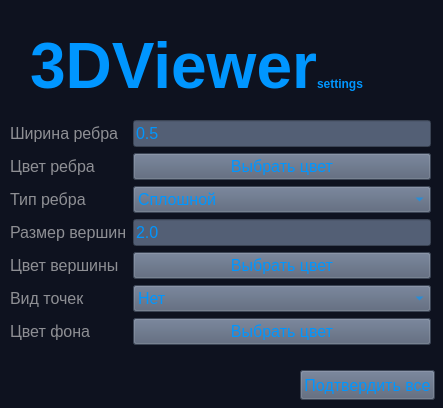
<?xml version="1.0" encoding="UTF-8"?>
<ui version="4.0">
 <class>SettingsModel</class>
 <widget class="QWidget" name="SettingsModel">
  <property name="geometry">
   <rect>
    <x>0</x>
    <y>0</y>
    <width>443</width>
    <height>408</height>
   </rect>
  </property>
  <property name="minimumSize">
   <size>
    <width>443</width>
    <height>408</height>
   </size>
  </property>
  <property name="maximumSize">
   <size>
    <width>443</width>
    <height>408</height>
   </size>
  </property>
  <property name="windowTitle">
   <string>Form</string>
  </property>
  <property name="styleSheet">
   <string notr="true">background-color: rgb(14,18,31);</string>
  </property>
  <widget class="QLabel" name="label_const_1">
   <property name="geometry">
    <rect>
     <x>30</x>
     <y>30</y>
     <width>381</width>
     <height>71</height>
    </rect>
   </property>
   <property name="minimumSize">
    <size>
     <width>4</width>
     <height>0</height>
    </size>
   </property>
   <property name="font">
    <font>
     <weight>75</weight>
     <bold>true</bold>
    </font>
   </property>
   <property name="styleSheet">
    <string notr="true">color: rgb(0, 150, 255);</string>
   </property>
   <property name="text">
    <string>&lt;html&gt;&lt;head/&gt;&lt;body&gt;&lt;p&gt;&lt;span style=&quot; font-size:48pt;&quot;&gt;3DViewer&lt;/span&gt;settings&lt;/p&gt;&lt;/body&gt;&lt;/html&gt;</string>
   </property>
  </widget>
  <widget class="QPushButton" name="pushButton_acceptAll">
   <property name="geometry">
    <rect>
     <x>300</x>
     <y>370</y>
     <width>135</width>
     <height>30</height>
    </rect>
   </property>
   <property name="styleSheet">
    <string notr="true">color: rgb(0, 150, 255);
font-size: 16px;
background-color: rgb(83, 95, 117);</string>
   </property>
   <property name="text">
    <string>Подтвердить все</string>
   </property>
  </widget>
  <widget class="QWidget" name="layoutWidget">
   <property name="geometry">
    <rect>
     <x>10</x>
     <y>120</y>
     <width>421</width>
     <height>231</height>
    </rect>
   </property>
   <layout class="QGridLayout" name="gridLayout">
    <item row="3" column="1">
     <widget class="QLineEdit" name="lineEdit_vertexSize">
      <property name="styleSheet">
       <string notr="true">color: rgb(0, 150, 255);
font-size: 16px;
background-color: rgb(83, 95, 117);</string>
      </property>
      <property name="text">
       <string>2.0</string>
      </property>
     </widget>
    </item>
    <item row="0" column="1">
     <widget class="QLineEdit" name="lineEdit_ribWidth">
      <property name="styleSheet">
       <string notr="true">color: rgb(0, 150, 255);
font-size: 16px;
background-color: rgb(83, 95, 117);</string>
      </property>
      <property name="text">
       <string>0.5</string>
      </property>
     </widget>
    </item>
    <item row="0" column="0">
     <widget class="QLabel" name="label_const_2">
      <property name="styleSheet">
       <string notr="true">font-size: 16px;
color: rgb(142, 143, 148);</string>
      </property>
      <property name="text">
       <string>Ширина ребра</string>
      </property>
     </widget>
    </item>
    <item row="5" column="1">
     <widget class="QComboBox" name="comboBox_showness">
      <property name="styleSheet">
       <string notr="true">color: rgb(0, 150, 255);
font-size: 16px;
background-color: rgb(83, 95, 117);</string>
      </property>
      <item>
       <property name="text">
        <string>Нет</string>
       </property>
      </item>
      <item>
       <property name="text">
        <string>Круглые</string>
       </property>
      </item>
      <item>
       <property name="text">
        <string>Квадратные</string>
       </property>
      </item>
      <item>
       <property name="text">
        <string/>
       </property>
      </item>
     </widget>
    </item>
    <item row="5" column="0">
     <widget class="QLabel" name="label_const_7">
      <property name="styleSheet">
       <string notr="true">font-size: 16px;
color: rgb(142, 143, 148);</string>
      </property>
      <property name="text">
       <string>Вид точек</string>
      </property>
     </widget>
    </item>
    <item row="4" column="1">
     <widget class="QPushButton" name="pushButton_vertexColorChoose">
      <property name="styleSheet">
       <string notr="true">color: rgb(0, 150, 255);
font-size: 16px;
background-color: rgb(83, 95, 117);</string>
      </property>
      <property name="text">
       <string>Выбрать цвет</string>
      </property>
     </widget>
    </item>
    <item row="1" column="0">
     <widget class="QLabel" name="label_const_3">
      <property name="styleSheet">
       <string notr="true">font-size: 16px;
color: rgb(142, 143, 148);</string>
      </property>
      <property name="text">
       <string>Цвет ребра</string>
      </property>
     </widget>
    </item>
    <item row="1" column="1">
     <widget class="QPushButton" name="pushButton_ribColorChoose">
      <property name="styleSheet">
       <string notr="true">color: rgb(0, 150, 255);
font-size: 16px;
background-color: rgb(83, 95, 117);</string>
      </property>
      <property name="text">
       <string>Выбрать цвет</string>
      </property>
     </widget>
    </item>
    <item row="3" column="0">
     <widget class="QLabel" name="label_const_5">
      <property name="styleSheet">
       <string notr="true">font-size: 16px;
color: rgb(142, 143, 148);</string>
      </property>
      <property name="text">
       <string>Размер вершин</string>
      </property>
     </widget>
    </item>
    <item row="2" column="0">
     <widget class="QLabel" name="label_const_4">
      <property name="styleSheet">
       <string notr="true">font-size: 16px;
color: rgb(142, 143, 148);</string>
      </property>
      <property name="text">
       <string>Тип ребра</string>
      </property>
     </widget>
    </item>
    <item row="4" column="0">
     <widget class="QLabel" name="label_const_6">
      <property name="styleSheet">
       <string notr="true">font-size: 16px;
color: rgb(142, 143, 148);</string>
      </property>
      <property name="text">
       <string>Цвет вершины</string>
      </property>
     </widget>
    </item>
    <item row="2" column="1">
     <widget class="QComboBox" name="comboBox_ribType">
      <property name="styleSheet">
       <string notr="true">color: rgb(0, 150, 255);
font-size: 16px;
background-color: rgb(83, 95, 117);</string>
      </property>
      <item>
       <property name="text">
        <string>Сплошной</string>
       </property>
      </item>
      <item>
       <property name="text">
        <string>Пунктирный</string>
       </property>
      </item>
     </widget>
    </item>
    <item row="6" column="1">
     <widget class="QPushButton" name="pushButton_bgColorChoose">
      <property name="styleSheet">
       <string notr="true">color: rgb(0, 150, 255);
font-size: 16px;
background-color: rgb(83, 95, 117);</string>
      </property>
      <property name="text">
       <string>Выбрать цвет</string>
      </property>
     </widget>
    </item>
    <item row="6" column="0">
     <widget class="QLabel" name="label_const_8">
      <property name="styleSheet">
       <string notr="true">font-size: 16px;
color: rgb(142, 143, 148);</string>
      </property>
      <property name="text">
       <string>Цвет фона</string>
      </property>
     </widget>
    </item>
   </layout>
  </widget>
 </widget>
 <resources/>
 <connections/>
</ui>
